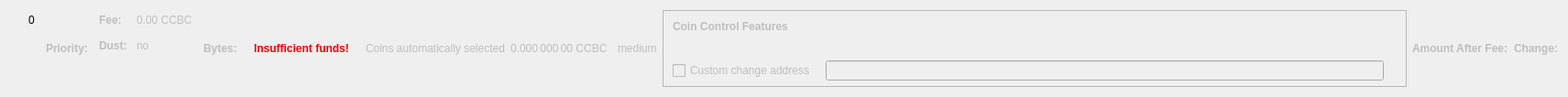
  <widget class="QWidget" name="dummyHideWidget" native="true">
   <property name="geometry">
    <rect>
     <x>11</x>
     <y>625</y>
     <width>100</width>
     <height>22</height>
    </rect>
   </property>
   <property name="maximumSize">
    <size>
     <width>100</width>
     <height>22</height>
    </size>
   </property>
   <layout class="QHBoxLayout" name="dummyHideLayout">
    <item>
     <layout class="QFormLayout" name="formLayoutCoinControl1">
      <property name="horizontalSpacing">
       <number>10</number>
      </property>
      <property name="verticalSpacing">
       <number>14</number>
      </property>
      <property name="leftMargin">
       <number>10</number>
      </property>
      <property name="topMargin">
       <number>4</number>
      </property>
      <property name="rightMargin">
       <number>6</number>
      </property>
      <item row="0" column="1">
       <widget class="QLabel" name="labelCoinControlBytes">
        <property name="cursor">
         <cursorShape>IBeamCursor</cursorShape>
        </property>
        <property name="contextMenuPolicy">
         <enum>Qt::ActionsContextMenu</enum>
        </property>
        <property name="text">
         <string notr="true">0</string>
        </property>
        <property name="textInteractionFlags">
         <set>Qt::LinksAccessibleByMouse|Qt::TextSelectableByKeyboard|Qt::TextSelectableByMouse</set>
        </property>
       </widget>
      </item>
     </layout>
    </item>
    <item>
     <widget class="QLabel" name="labelCoinControlPriorityText">
      <property name="enabled">
       <bool>false</bool>
      </property>
      <property name="font">
       <font>
        <weight>75</weight>
        <bold>true</bold>
       </font>
      </property>
      <property name="text">
       <string>Priority:</string>
      </property>
     </widget>
    </item>
    <item>
     <layout class="QHBoxLayout" name="horizontalLayout"/>
    </item>
    <item>
     <layout class="QFormLayout" name="formLayoutCoinControl3">
      <property name="horizontalSpacing">
       <number>10</number>
      </property>
      <property name="verticalSpacing">
       <number>14</number>
      </property>
      <property name="leftMargin">
       <number>6</number>
      </property>
      <property name="topMargin">
       <number>4</number>
      </property>
      <property name="rightMargin">
       <number>6</number>
      </property>
      <item row="0" column="0">
       <widget class="QLabel" name="labelCoinControlFeeText">
        <property name="enabled">
         <bool>false</bool>
        </property>
        <property name="font">
         <font>
          <weight>75</weight>
          <bold>true</bold>
         </font>
        </property>
        <property name="text">
         <string>Fee:</string>
        </property>
        <property name="margin">
         <number>0</number>
        </property>
       </widget>
      </item>
      <item row="0" column="1">
       <widget class="QLabel" name="labelCoinControlFee">
        <property name="enabled">
         <bool>false</bool>
        </property>
        <property name="cursor">
         <cursorShape>IBeamCursor</cursorShape>
        </property>
        <property name="contextMenuPolicy">
         <enum>Qt::ActionsContextMenu</enum>
        </property>
        <property name="text">
         <string notr="true">0.00 CCBC</string>
        </property>
        <property name="textInteractionFlags">
         <set>Qt::LinksAccessibleByMouse|Qt::TextSelectableByKeyboard|Qt::TextSelectableByMouse</set>
        </property>
       </widget>
      </item>
      <item row="1" column="0">
       <widget class="QLabel" name="labelCoinControlLowOutputText">
        <property name="enabled">
         <bool>false</bool>
        </property>
        <property name="font">
         <font>
          <weight>75</weight>
          <bold>true</bold>
         </font>
        </property>
        <property name="text">
         <string>Dust:</string>
        </property>
       </widget>
      </item>
      <item row="1" column="1">
       <widget class="QLabel" name="labelCoinControlLowOutput">
        <property name="enabled">
         <bool>false</bool>
        </property>
        <property name="cursor">
         <cursorShape>IBeamCursor</cursorShape>
        </property>
        <property name="contextMenuPolicy">
         <enum>Qt::ActionsContextMenu</enum>
        </property>
        <property name="text">
         <string>no</string>
        </property>
        <property name="textInteractionFlags">
         <set>Qt::LinksAccessibleByMouse|Qt::TextSelectableByKeyboard|Qt::TextSelectableByMouse</set>
        </property>
       </widget>
      </item>
     </layout>
    </item>
    <item>
     <widget class="QLabel" name="labelCoinControlBytesText">
      <property name="enabled">
       <bool>false</bool>
      </property>
      <property name="font">
       <font>
        <weight>75</weight>
        <bold>true</bold>
       </font>
      </property>
      <property name="text">
       <string>Bytes:</string>
      </property>
     </widget>
    </item>
    <item>
     <layout class="QFormLayout" name="formLayoutCoinControl2">
      <property name="horizontalSpacing">
       <number>10</number>
      </property>
      <property name="verticalSpacing">
       <number>14</number>
      </property>
      <property name="leftMargin">
       <number>6</number>
      </property>
      <property name="topMargin">
       <number>4</number>
      </property>
      <property name="rightMargin">
       <number>6</number>
      </property>
     </layout>
    </item>
    <item>
     <layout class="QHBoxLayout" name="horizontalLayoutCoinControl2">
      <property name="spacing">
       <number>8</number>
      </property>
      <property name="bottomMargin">
       <number>10</number>
      </property>
     </layout>
    </item>
    <item>
     <widget class="QLabel" name="labelCoinControlInsuffFunds">
      <property name="enabled">
       <bool>false</bool>
      </property>
      <property name="minimumSize">
       <size>
        <width>0</width>
        <height>0</height>
       </size>
      </property>
      <property name="font">
       <font>
        <weight>75</weight>
        <bold>true</bold>
       </font>
      </property>
      <property name="styleSheet">
       <string notr="true">color:red;font-weight:bold;</string>
      </property>
      <property name="text">
       <string>Insufficient funds!</string>
      </property>
      <property name="margin">
       <number>5</number>
      </property>
     </widget>
    </item>
    <item>
     <layout class="QFormLayout" name="formLayoutCoinControl4">
      <property name="horizontalSpacing">
       <number>10</number>
      </property>
      <property name="verticalSpacing">
       <number>14</number>
      </property>
      <property name="leftMargin">
       <number>6</number>
      </property>
      <property name="topMargin">
       <number>4</number>
      </property>
      <property name="rightMargin">
       <number>6</number>
      </property>
     </layout>
    </item>
    <item>
     <widget class="QLabel" name="labelCoinControlAutomaticallySelected">
      <property name="enabled">
       <bool>false</bool>
      </property>
      <property name="sizePolicy">
       <sizepolicy hsizetype="Fixed" vsizetype="Fixed">
        <horstretch>0</horstretch>
        <verstretch>0</verstretch>
       </sizepolicy>
      </property>
      <property name="minimumSize">
       <size>
        <width>0</width>
        <height>0</height>
       </size>
      </property>
      <property name="maximumSize">
       <size>
        <width>240</width>
        <height>16777215</height>
       </size>
      </property>
      <property name="text">
       <string>Coins automatically selected</string>
      </property>
      <property name="margin">
       <number>5</number>
      </property>
     </widget>
    </item>
    <item>
     <widget class="QLabel" name="labelCoinControlChange">
      <property name="enabled">
       <bool>false</bool>
      </property>
      <property name="sizePolicy">
       <sizepolicy hsizetype="Fixed" vsizetype="Fixed">
        <horstretch>0</horstretch>
        <verstretch>0</verstretch>
       </sizepolicy>
      </property>
      <property name="minimumSize">
       <size>
        <width>111</width>
        <height>0</height>
       </size>
      </property>
      <property name="maximumSize">
       <size>
        <width>111</width>
        <height>16777215</height>
       </size>
      </property>
      <property name="cursor">
       <cursorShape>IBeamCursor</cursorShape>
      </property>
      <property name="contextMenuPolicy">
       <enum>Qt::ActionsContextMenu</enum>
      </property>
      <property name="text">
       <string notr="true">0.000 000 00 CCBC</string>
      </property>
      <property name="textInteractionFlags">
       <set>Qt::LinksAccessibleByMouse|Qt::TextSelectableByKeyboard|Qt::TextSelectableByMouse</set>
      </property>
     </widget>
    </item>
    <item>
     <widget class="QLabel" name="labelCoinControlPriority">
      <property name="enabled">
       <bool>false</bool>
      </property>
      <property name="cursor">
       <cursorShape>IBeamCursor</cursorShape>
      </property>
      <property name="contextMenuPolicy">
       <enum>Qt::ActionsContextMenu</enum>
      </property>
      <property name="text">
       <string>medium</string>
      </property>
      <property name="textInteractionFlags">
       <set>Qt::LinksAccessibleByMouse|Qt::TextSelectableByKeyboard|Qt::TextSelectableByMouse</set>
      </property>
     </widget>
    </item>
    <item>
     <widget class="QFrame" name="frameCoinControl">
      <property name="sizePolicy">
       <sizepolicy hsizetype="Expanding" vsizetype="Expanding">
        <horstretch>0</horstretch>
        <verstretch>0</verstretch>
       </sizepolicy>
      </property>
      <property name="maximumSize">
       <size>
        <width>16777215</width>
        <height>16777215</height>
       </size>
      </property>
      <property name="frameShape">
       <enum>QFrame::StyledPanel</enum>
      </property>
      <property name="frameShadow">
       <enum>QFrame::Sunken</enum>
      </property>
      <layout class="QVBoxLayout" name="verticalLayoutCoinControl2_2">
       <property name="spacing">
        <number>0</number>
       </property>
       <property name="leftMargin">
        <number>0</number>
       </property>
       <property name="topMargin">
        <number>0</number>
       </property>
       <property name="rightMargin">
        <number>0</number>
       </property>
       <property name="bottomMargin">
        <number>6</number>
       </property>
       <item>
        <layout class="QVBoxLayout" name="verticalLayoutCoinControl" stretch="0,0,0,1">
         <property name="spacing">
          <number>0</number>
         </property>
         <property name="leftMargin">
          <number>10</number>
         </property>
         <property name="topMargin">
          <number>10</number>
         </property>
         <item>
          <layout class="QHBoxLayout" name="horizontalLayoutCoinControl1">
           <property name="bottomMargin">
            <number>15</number>
           </property>
           <item>
            <widget class="QLabel" name="labelCoinControlFeatures">
             <property name="enabled">
              <bool>false</bool>
             </property>
             <property name="sizePolicy">
              <sizepolicy hsizetype="Preferred" vsizetype="Maximum">
               <horstretch>0</horstretch>
               <verstretch>0</verstretch>
              </sizepolicy>
             </property>
             <property name="font">
              <font>
               <weight>75</weight>
               <bold>true</bold>
              </font>
             </property>
             <property name="styleSheet">
              <string notr="true">font-weight:bold;</string>
             </property>
             <property name="text">
              <string>Coin Control Features</string>
             </property>
            </widget>
           </item>
          </layout>
         </item>
         <item>
          <widget class="QWidget" name="widgetCoinControl" native="true">
           <property name="sizePolicy">
            <sizepolicy hsizetype="Preferred" vsizetype="Preferred">
             <horstretch>0</horstretch>
             <verstretch>0</verstretch>
            </sizepolicy>
           </property>
           <property name="minimumSize">
            <size>
             <width>0</width>
             <height>0</height>
            </size>
           </property>
           <property name="styleSheet">
            <string notr="true"/>
           </property>
           <layout class="QHBoxLayout" name="horizontalLayoutCoinControl5_2">
            <property name="leftMargin">
             <number>0</number>
            </property>
            <property name="topMargin">
             <number>0</number>
            </property>
            <property name="rightMargin">
             <number>0</number>
            </property>
            <property name="bottomMargin">
             <number>0</number>
            </property>
            <item>
             <layout class="QHBoxLayout" name="horizontalLayoutCoinControl3">
              <property name="spacing">
               <number>20</number>
              </property>
              <property name="topMargin">
               <number>0</number>
              </property>
              <property name="bottomMargin">
               <number>10</number>
              </property>
             </layout>
            </item>
           </layout>
          </widget>
         </item>
         <item>
          <layout class="QHBoxLayout" name="horizontalLayoutCoinControl4" stretch="0,0,0">
           <property name="spacing">
            <number>12</number>
           </property>
           <property name="sizeConstraint">
            <enum>QLayout::SetDefaultConstraint</enum>
           </property>
           <property name="topMargin">
            <number>5</number>
           </property>
           <property name="rightMargin">
            <number>5</number>
           </property>
           <item>
            <widget class="QCheckBox" name="checkBoxCoinControlChange">
             <property name="enabled">
              <bool>false</bool>
             </property>
             <property name="toolTip">
              <string>If this is activated, but the change address is empty or invalid, change will be sent to a newly generated address.</string>
             </property>
             <property name="text">
              <string>Custom change address</string>
             </property>
            </widget>
           </item>
           <item>
            <widget class="QValidatedLineEdit" name="lineEditCoinControlChange">
             <property name="enabled">
              <bool>false</bool>
             </property>
             <property name="sizePolicy">
              <sizepolicy hsizetype="Expanding" vsizetype="Fixed">
               <horstretch>0</horstretch>
               <verstretch>0</verstretch>
              </sizepolicy>
             </property>
            </widget>
           </item>
           <item>
            <widget class="QLabel" name="labelCoinControlChangeLabel_2">
             <property name="sizePolicy">
              <sizepolicy hsizetype="Preferred" vsizetype="Expanding">
               <horstretch>0</horstretch>
               <verstretch>0</verstretch>
              </sizepolicy>
             </property>
             <property name="minimumSize">
              <size>
               <width>0</width>
               <height>0</height>
              </size>
             </property>
             <property name="text">
              <string/>
             </property>
             <property name="margin">
              <number>3</number>
             </property>
            </widget>
           </item>
          </layout>
         </item>
         <item>
          <spacer name="verticalSpacerCoinControl">
           <property name="orientation">
            <enum>Qt::Vertical</enum>
           </property>
           <property name="sizeHint" stdset="0">
            <size>
             <width>800</width>
             <height>1</height>
            </size>
           </property>
          </spacer>
         </item>
        </layout>
       </item>
      </layout>
     </widget>
    </item>
    <item>
     <widget class="QLabel" name="labelCoinControlAfterFeeText">
      <property name="enabled">
       <bool>false</bool>
      </property>
      <property name="minimumSize">
       <size>
        <width>0</width>
        <height>0</height>
       </size>
      </property>
      <property name="maximumSize">
       <size>
        <width>16777215</width>
        <height>16777215</height>
       </size>
      </property>
      <property name="font">
       <font>
        <weight>75</weight>
        <bold>true</bold>
       </font>
      </property>
      <property name="text">
       <string>Amount After Fee:</string>
      </property>
      <property name="alignment">
       <set>Qt::AlignLeading|Qt::AlignLeft|Qt::AlignVCenter</set>
      </property>
      <property name="margin">
       <number>0</number>
      </property>
     </widget>
    </item>
    <item>
     <widget class="QLabel" name="labelCoinControlChangeText">
      <property name="enabled">
       <bool>false</bool>
      </property>
      <property name="sizePolicy">
       <sizepolicy hsizetype="Preferred" vsizetype="Preferred">
        <horstretch>0</horstretch>
        <verstretch>0</verstretch>
       </sizepolicy>
      </property>
      <property name="minimumSize">
       <size>
        <width>0</width>
        <height>0</height>
       </size>
      </property>
      <property name="maximumSize">
       <size>
        <width>16777215</width>
        <height>16777215</height>
       </size>
      </property>
      <property name="font">
       <font>
        <weight>75</weight>
        <bold>true</bold>
       </font>
      </property>
      <property name="text">
       <string>Change:</string>
      </property>
      <property name="alignment">
       <set>Qt::AlignLeading|Qt::AlignLeft|Qt::AlignVCenter</set>
      </property>
     </widget>
    </item>
   </layout>
  </widget>
